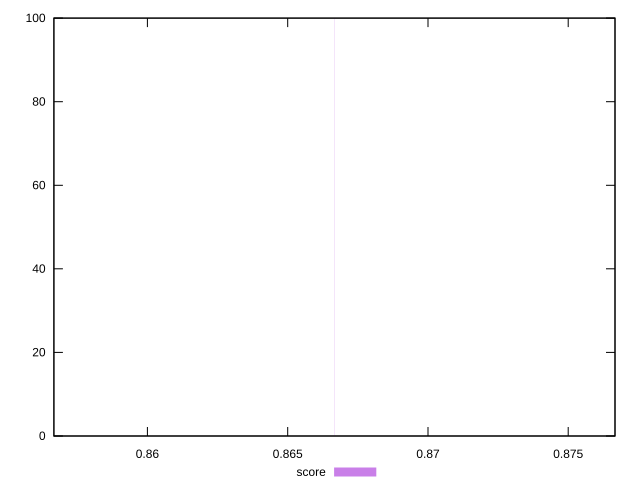

Recreate this plot in gnuplot.
reset
set terminal svg size 640, 490 enhanced background rgb 'white'
set output "reprap/uses-http2/samples/pages+cached+noexternal+nofonts+nosvg+noimg+nocss/score/histogram.svg"

$score <<EOF
0.8666666666666671 100
EOF

set key outside below
set boxwidth 2.466901558369089e-15
set yrange [0:100]
set style fill transparent solid 0.5 noborder

plot \
  $score title "score" with boxes, \


reset
